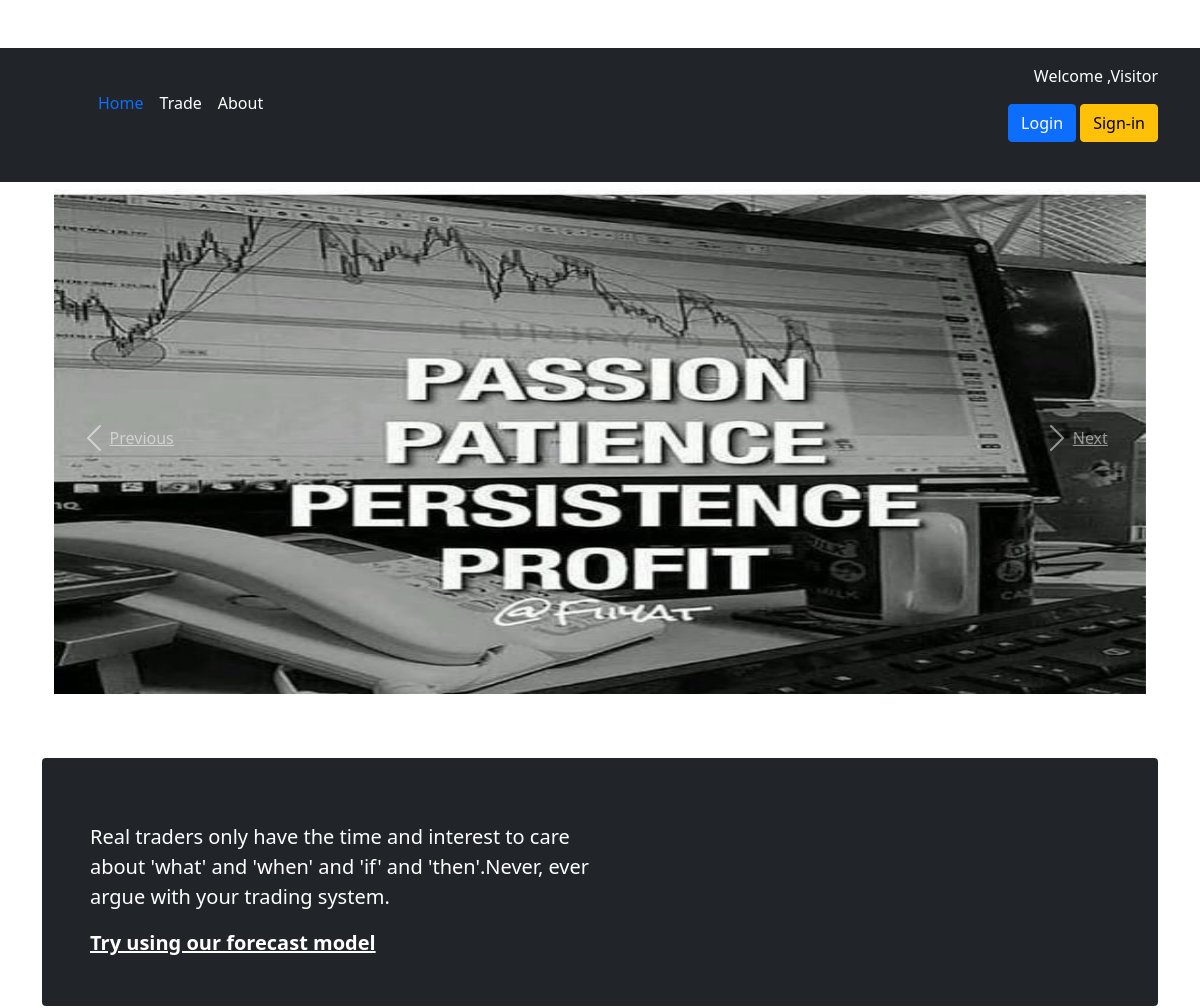
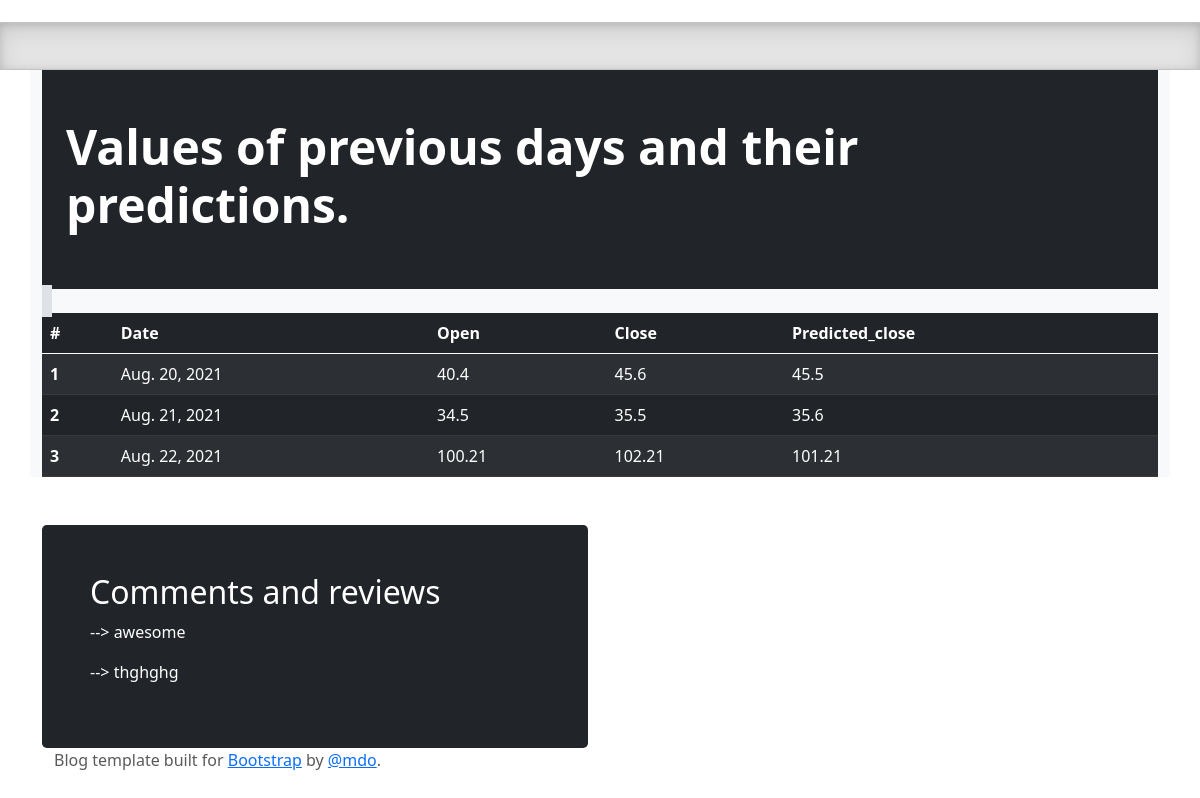
The page / on the database its author committed (2 pictures, top to bottom).
### stockapp/models.py (models this page shows)
class Stockprices(models.Model):
    date = models.DateField(null=False)
    open = models.FloatField(blank=True)
    close = models.FloatField(null= False)
    predicted_close = models.FloatField(null= False)

class Comment(models.Model):
    comments = models.CharField(max_length= 200)

### stockapp/views.py (the view)
# urls.py: path('', views.homeview, name= 'home'),
def homeview(request):
    data = Stockprices.objects.all()
    comments = Comment.objects.all()
    context = {'data':data, 'comments':comments}
    return render(request, 'stockapp/home.html',context)

### templates/stockapp/home.html (shortened to what this page needs)
{% load static %}
<!doctype html>
<html lang="en">
    <head>
        <link href= "{% static "/assets/dist/css/bootstrap.min.css" %}" rel="stylesheet">
        <link href= "{% static "/assets/dist/headers.css" %}" rel="stylesheet">
        <link href="{% static "/assets/dist/carousel.css" %}" rel="stylesheet">
    </head>
    <body>
        <header class="p-3 bg-dark text-white">
            <div class="container mb-4">
                <div class="d-flex flex-wrap align-items-center justify-content-center justify-content-lg-start">
                    <a href="/" class="d-flex align-items-center mb-2 mb-lg-0 text-white text-decoration-none">
                        <svg class="bi me-2" width="40" height="32" role="img" aria-label="Bootstrap"><use xlink:href="#bootstrap"/></svg>
                    </a>
                    <ul class="nav col-12 col-lg-auto me-lg-auto mb-2 justify-content-center mb-md-0">
                        <li><a href="#" class="nav-link px-2 text-primary">Home</a></li>
                        <li><a href="{% url 'trade' %}" class="nav-link px-2 text-white">Trade</a></li>
                        <li><a href="#" class="nav-link px-2 text-white">About</a></li>
                    </ul>
                    <div class="text-end">
                        <p>Welcome ,{% if user.is_authenticated %}{{ user.username}}{% else %}Visitor {% endif %}</p>
                        {% if user.is_authenticated %}
                        <a class="btn btn-outline-light" href="logout"> Log out</a>
                        {% else %}
                        <a class="btn btn-primary" href='login' role="button">Login</a>
                        <a class="btn btn-warning" href="{% url 'signin' %}"role="button">Sign-in</a>
                        {% endif %}
                    </div>
                </div>
            </div>
        </header>
        <div class="container-md mb-4">
            <div id="carouselExampleControls" class="carousel slide" data-ride="carousel">
                <div class="carousel-inner">
                    <div class= "container text-center">
                        <div class="carousel-item active">
                            <img class="d-block w-100" style='max-width: 80%;' src="{% static "/stocks.jpg" %}" alt="First slide">
                        </div>
                    </div>
                </div>
                <a class="carousel-control-prev" href="#carouselExampleControls" role="button" data-slide="prev">
                    <span class="carousel-control-prev-icon" aria-hidden="true"></span>
                    <span class="sr-only">Previous</span>
                </a>
                <a class="carousel-control-next" href="#carouselExampleControls" role="button" data-slide="next">
                    <span class="carousel-control-next-icon" aria-hidden="true"></span>
                    <span class="sr-only">Next</span>
                </a>
            </div>
        </div>
        <div class="container">
            <div class="p-4 p-md-5 mb-4 text-white rounded bg-dark">
                <div class="col-md-6 px-0">
                    <p class="lead my-3">Real traders only have the time and interest to care about 'what' and 'when' and 'if' and 'then'.Never, ever argue with your trading system.</p>
                    <p class="lead mb-0"><a href="{% url 'trade' %}" class="text-white fw-bold">Try using our forecast model</a></p>
                </div>
            </div>
        </div>
        <div class="b-example-divider"></div>
        <div class="container mb-4 bg-light">
            <div class="bg-dark text-secondary px-4 py-5">
                <h1 class="display-5 fw-bold text-white">Values of previous days and their predictions.</h1>
            </div>
            <table class="table table-dark table-striped">
                <span class="border border-5"></span>
                <thead>
                    <tr>
                        <th scope="col">#</th>
                        <th scope="col">Date</th>
                        <th scope="col">Open</th>
                        <th scope="col">Close</th>
                        <th scope="col">Predicted_close</th>
                    </tr>
                </thead>
                <tbody>
                    {% for dataa in data %}
                    <tr>
                        <th scope="row">{{ dataa.id }}</th>
                        <td>{{ dataa.date }} </td>
                        <td>{{ dataa.open }}</td>
                        <td>{{ dataa.close }}</td>
                        <td>{{ dataa.predicted_close }}</td>
                    </tr>
                    {% endfor %}
                </tbody>
           </table>
        </div>
        <div class="container py-4">
        <div class="row align-items-md-stretch">
            <div class="col-md-6">
                <div class="h-100 p-5 text-white bg-dark rounded-3">
                    <h2>Comments and reviews</h2>
                    {% for comment in comments %}
                    <p> --> {{ comment.comments }}</p>
                    {% endfor %}
                </div>
            </div>
        </div>
        <div class="container $teal-400">
            <footer class="blog-footer">
                <p>Blog template built for <a href="https://getbootstrap.com/">Bootstrap</a> by <a href="https://twitter.com/mdo">@mdo</a>.</p>
            </footer>
        </div>
    </body>
</html>

### static/assets/headers.css (style rules this page uses)
.b-example-divider { height: 3rem; background-color: rgba(0, 0, 0, .1); border: solid rgba(0, 0, 0, .15); border-width: 1px 0; box-shadow: inset 0 .5em 1.5em rgba(0, 0, 0, .1), inset 0 .125em .5em rgba(0, 0, 0, .15); }
.bi { vertical-align: -.125em; fill: currentColor; }

### static/assets/carousel.css (style rules this page uses)
body { padding-top: 3rem; padding-bottom: 3rem; color: #5a5a5a; }
.carousel { margin-bottom: 4rem; }
.carousel-item { height: 32rem; }
.carousel-item > img { position: absolute; top: 0; left: 0; min-width: 100%; height: 32rem; }

### rows shown on the page
Stockprices: id "1", date "Aug. 20, 2021", open "40.4", close "45.6", predicted_close "45.5"
Stockprices: id "2", date "Aug. 21, 2021", open "34.5", close "35.5", predicted_close "35.6"
Stockprices: id "3", date "Aug. 22, 2021", open "100.21", close "102.21", predicted_close "101.21"
Comment: comments "awesome"
Comment: comments "thghghg"
